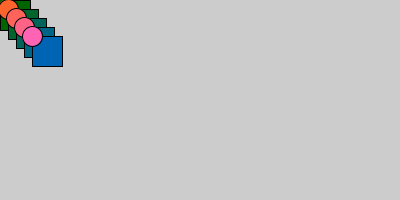
Frame 1 (no input)
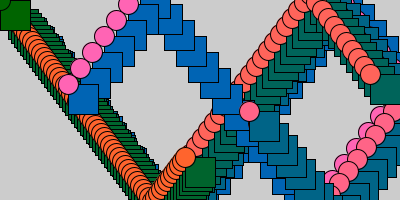
Frame 60 (the mouse pressed at the canvas centre just before this capture)
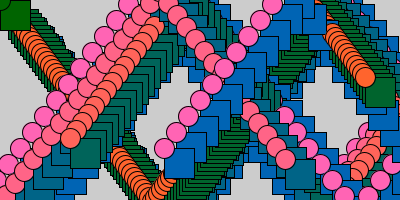
Frame 120 (the mouse held since frame 60 and released just before this capture)

The Processing sketch that drew these frames (run headless with seeded random() and noise(); from frame 60 on, the mouse is pressed at the canvas centre):

// Processing sketch: processing_58487
// ── processing_58487.pde

int[] xspeed=new int[5];
int[] yspeed=new int[5];
int[] x=new int[5];
int[] y=new int[5];

void setup()
{
  size (400,200);
  
  
  for (int i=0; i<5; i++)
  {
     x[i]=5*i;  
     y[i]=5*i;
     xspeed[i]=3*i;
     yspeed[i]=4*i;
  }
}
 
void draw()
{
  for(int i=0; i<5; i++) 
  {
     x[i]=x[i]+xspeed[i];

      if (x[i]>=width || x[i]<=0)
      {
       xspeed[i]= xspeed[i]*-1;
      }
  
        y[i]=y[i]+yspeed[i];
        if(y[i]>=height||y[i]<=0)
      {
        yspeed[i]=yspeed[i]*-1;
      }
    fill (0,100,45*i);
    rect(x[i],y[i],30,30);
    fill (300*i,100,45*i);
    ellipse(x[i],y[i],20,20);
    
  }


}
